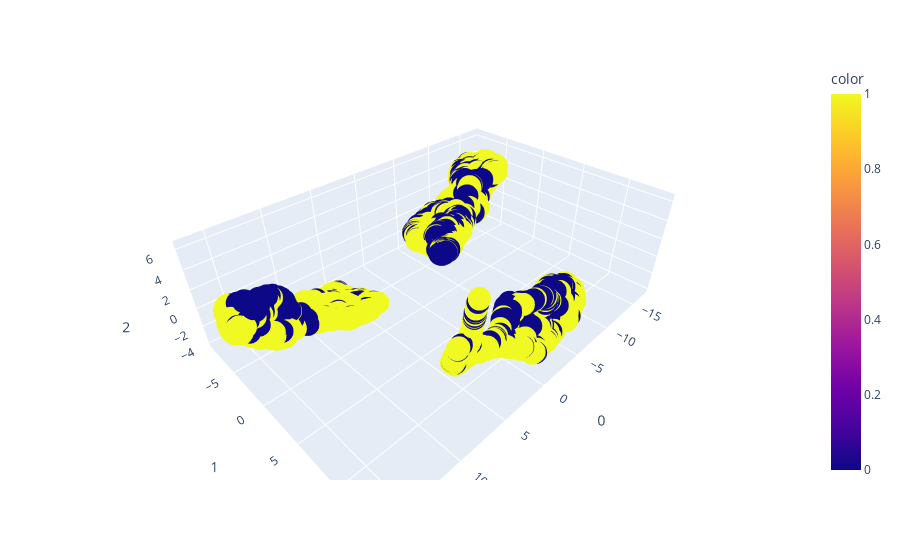

Source (notebook cell):
### Code cell
# Read data
# train_df, test_df = util.load_data('../data/train.csv', '../data/test.csv')
train_data, test_data = util.load_data('../data/train.csv', '../data/test.csv')
X = train_data.drop(['rainfall', 'id'], axis=1)
y = train_data['rainfall']

display(X)
display(y)

# Fit pacmap
embedding = pacmap.PaCMAP(n_components=3)
X_transformed = embedding.fit_transform(X)

# 3D scatter plot
df = pd.DataFrame(X_transformed)
df["y"] = y
display(df)

fig = px.scatter_3d(df, x=0, y=1, z=2, color=y)
fig.show()

### Figure 1 — Plotly figure (JSON) as saved in the notebook; plotly's stock layout.template omitted (floating-point values rounded to 4 significant figures; data arrays with more than 128 entries replaced by an {"elided": "..."} marker saying what was removed)
{"data": [{"hovertemplate": "0=%{x}<br>1=%{y}<br>2=%{z}<br>color=%{marker.color}<extra></extra>", "legendgroup": "", "marker": {"color": {"elided": "2190 int values"}, "coloraxis": "coloraxis", "symbol": "circle"}, "mode": "markers", "name": "", "scene": "scene", "showlegend": false, "type": "scatter3d", "x": {"elided": "2190 float values"}, "y": {"elided": "2190 float values"}, "z": {"elided": "2190 float values"}}], "layout": {"coloraxis": {"colorbar": {"title": {"text": "color"}}, "colorscale": [[0, "#0d0887"], [0.1111, "#46039f"], [0.2222, "#7201a8"], [0.3333, "#9c179e"], [0.4444, "#bd3786"], [0.5556, "#d8576b"], [0.6667, "#ed7953"], [0.7778, "#fb9f3a"], [0.8889, "#fdca26"], [1, "#f0f921"]]}, "legend": {"tracegroupgap": 0}, "margin": {"t": 60}, "scene": {"domain": {"x": [0, 1], "y": [0, 1]}, "xaxis": {"title": {"text": "0"}}, "yaxis": {"title": {"text": "1"}}, "zaxis": {"title": {"text": "2"}}}}}
